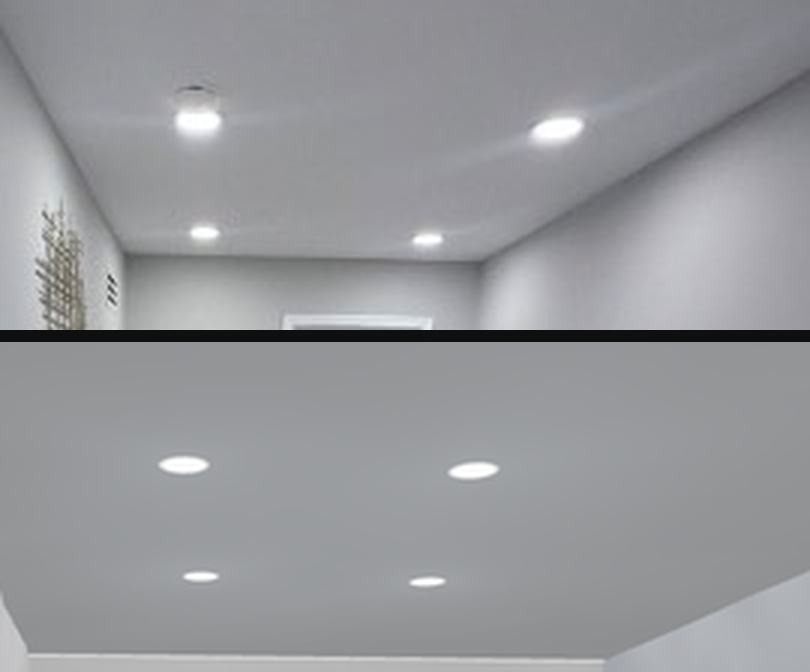
#> input picture scratchpad/hall2/cceil/cmp_stairs.png, 810 x 672 px, given in place of hallway_with_white_runner_rug.jpg, which was not available
$ python fcmp.py cceil/cmp_stairs.png
#> lines starting #> are read from the running program, lines starting #| are printed output that depends on the picture; pictures that were not available may be replaced by others from this repository, and a replacement may not be noted
"""Compare render floor patches with the photographs on the same footing.

The renders are 900x1200, the photos 450x600, so every render patch is ALSO
metered at half scale -- |d1| is resolution-dependent and comparing 900-wide
render grain against a 450-wide photo flatters the render by ~2x.
"""
import sys
import numpy as np
from PIL import Image

P = r"C:\Users\Manuel\Desktop\Pro\3d HA\docs\v2 Hallway-jpg"
S = r"C:\Users\Manuel\Desktop\Pro\3d HA\scratchpad\hall2\shots"


def st(a):
    g = a.astype(float).mean(axis=2)
    return (g.mean(), g.std(), np.abs(np.diff(g, axis=1)).mean(),
            np.abs(np.diff(g, axis=0)).mean(),
            a[:, :, 0].mean(), a[:, :, 1].mean(), a[:, :, 2].mean())


def row(path, box, label, half=False):
#> called with box = (355, 300, 430, 400), label = 'PH runner  E wall', half = False
    im = Image.open(path).convert("RGB").crop(box)
    if half:
        im = im.resize((im.width // 2, im.height // 2), Image.LANCZOS)
    a = np.array(im)
    mu, sd, dx, dy, r, g, b = st(a)
#> mu = 148.6; sd = 54.96; dx = 0.209; dy = 4.16; r = 146.2; g = 148.6; b = 151.1
    print(f"{label:30s} mean={mu:6.1f} sd={sd:5.2f} |d1|x={dx:5.2f} |d1|y={dy:5.2f} "
          f"|d1|/sd={dx/max(sd,1e-6):5.3f}  rgb=({r:.0f},{g:.0f},{b:.0f})")
#| PH runner  E wall              mean= 148.6 sd=54.96 |d1|x= 0.21 |d1|y= 4.16 |d1|/sd=0.004  rgb=(146,149,151)
    return mu


# clean, object-free floor patches -- see ROOM-BRIEF "how to meter honestly"
PHOTO = [
    ("hallway_with_white_runner_rug.jpg", (20, 440, 120, 570), "PH runner  floor nearL"),
    ("hallway_with_white_runner_rug.jpg", (300, 400, 380, 470), "PH runner  floor nearR"),
    ("hallway_looking_towards_stairs.jpg", (40, 480, 150, 590), "PH stairs  floor nearL"),
    ("hallway_looking_towards_stairs.jpg", (160, 410, 240, 465), "PH stairs  floor mid"),
    ("two_closed_white_doors_1.jpg", (150, 400, 300, 500), "PH doors1  alcove floor"),
    ("two_closed_white_doors_1.jpg", (60, 490, 180, 585), "PH doors1  alcove near"),
]
PHOTO_WALL = [
    ("hallway_with_white_runner_rug.jpg", (355, 300, 430, 400), "PH runner  E wall"),
    ("hallway_looking_towards_stairs.jpg", (350, 200, 430, 320), "PH stairs  E wall"),
    ("two_closed_white_doors_1.jpg", (370, 180, 440, 330), "PH doors1  wall right"),
]

REND = [
    ("p_runner", (632, 950, 700, 1080), "RN runner  floor R"),
    ("p_runner", (300, 1040, 342, 1180), "RN runner  floor L"),
    ("p_stairs", (215, 985, 330, 1180), "RN stairs  floor nearL"),
    ("p_stairs", (575, 930, 675, 1090), "RN stairs  floor nearR"),
    ("p_stairs", (405, 815, 560, 868), "RN stairs  floor mid"),
    ("p_doors1", (300, 1010, 700, 1160), "RN doors1  alcove floor"),
]
REND_WALL = [
    ("p_runner", (700, 380, 830, 540), "RN runner  E wall"),
    ("p_stairs", (700, 300, 830, 500), "RN stairs  E wall"),
    ("p_doors1", (620, 300, 800, 700), "RN doors1  wall right"),
]

if __name__ == "__main__":
    tag = sys.argv[1] if len(sys.argv) > 1 else "floor_"
    print("========= PHOTOGRAPHS (450x600 native) =========")
    pw = [row(f"{P}\\{f}", b, l) for (f, b, l) in PHOTO_WALL]
#> call 2 of row, with box = (350, 200, 430, 320), label = 'PH stairs  E wall', half = False
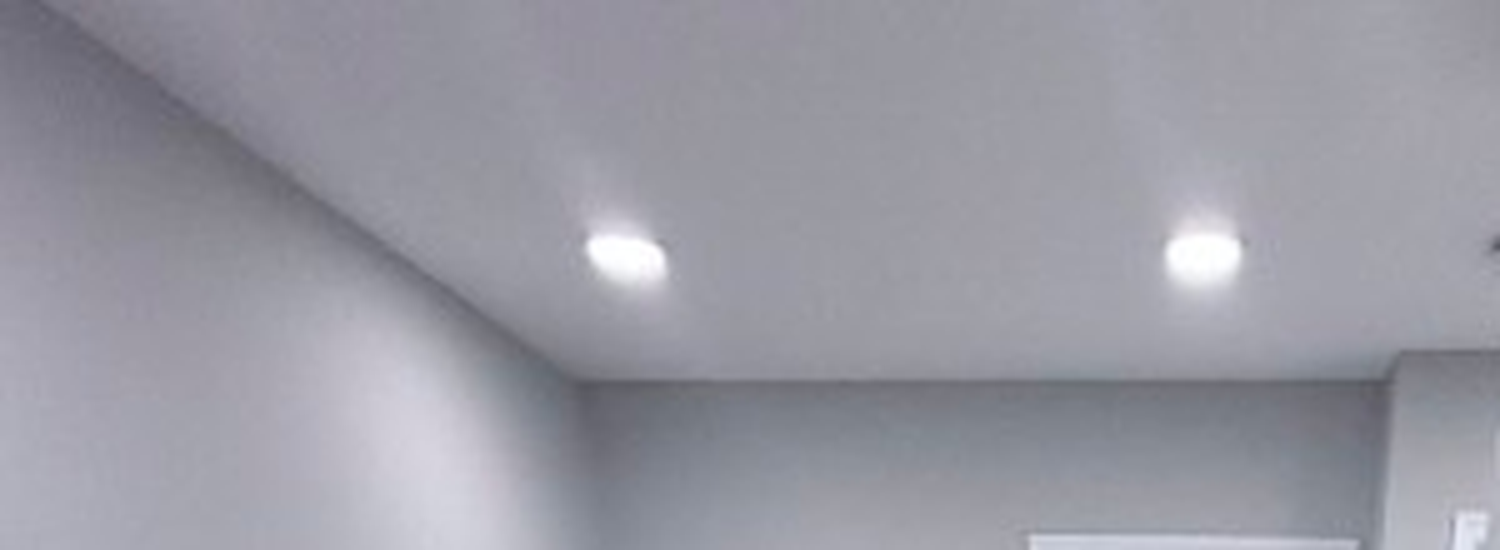
#> input picture scratchpad/hall2/cceil/r5.png, 1500 x 550 px, given in place of hallway_looking_towards_stairs.jpg, which was not available
#> in row (call 2), `mu, sd, dx, dy, r, g, b = st(a)`: mu = 146.8; sd = 16.24; dx = 0.651; dy = 0.891; r = 143.5; b = 153.5
#| PH stairs  E wall              mean= 146.8 sd=16.24 |d1|x= 0.65 |d1|y= 0.89 |d1|/sd=0.040  rgb=(144,143,153)
#> call 3 of row, with box = (370, 180, 440, 330), label = 'PH doors1  wall right', half = False
#> in row (call 3), `im = Image.open(path).convert("RGB").crop(box)`:
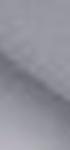
#> im: PIL image 70x150 RGB; mean R, G, B 145.7, 145.6, 155.6
#> in row (call 3), `mu, sd, dx, dy, r, g, b = st(a)`: mu = 149; sd = 15.15; dx = 0.58; dy = 0.781; r = 145.7; g = 145.6; b = 155.6
#| PH doors1  wall right          mean= 149.0 sd=15.15 |d1|x= 0.58 |d1|y= 0.78 |d1|/sd=0.038  rgb=(146,146,156)
#> pw = [148.6, 146.8, 149]
    pf = [row(f"{P}\\{f}", b, l) for (f, b, l) in PHOTO]
#> call 4 of row, with box = (20, 440, 120, 570), label = 'PH runner  floor nearL', half = False
#> in row (call 4), `im = Image.open(path).convert("RGB").crop(box)`:
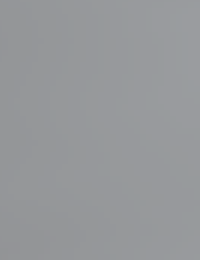
#> im: PIL image 100x130 RGB (shown 2 times larger); mean R, G, B 150.2, 152.3, 154.8
#> in row (call 4), `mu, sd, dx, dy, r, g, b = st(a)`: mu = 152.4; sd = 1.79; dx = 0.0545; dy = 0.0349; r = 150.2; g = 152.3; b = 154.8
#| PH runner  floor nearL         mean= 152.4 sd= 1.79 |d1|x= 0.05 |d1|y= 0.03 |d1|/sd=0.031  rgb=(150,152,155)
#> in row (call 5), `im = Image.open(path).convert("RGB").crop(box)`:
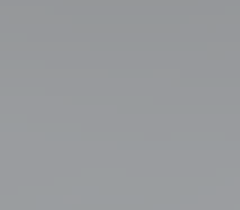
#> im: PIL image 80x70 RGB (shown 3 times larger); mean R, G, B 152.2, 154.5, 157.1
#> in row (call 5), `mu, sd, dx, dy, r, g, b = st(a)`: mu = 154.6; sd = 1.82; dx = 0.0106; dy = 0.0874; r = 152.2; g = 154.5; b = 157.1
#| PH runner  floor nearR         mean= 154.6 sd= 1.82 |d1|x= 0.01 |d1|y= 0.09 |d1|/sd=0.006  rgb=(152,154,157)
#> in row (call 6), `im = Image.open(path).convert("RGB").crop(box)`:
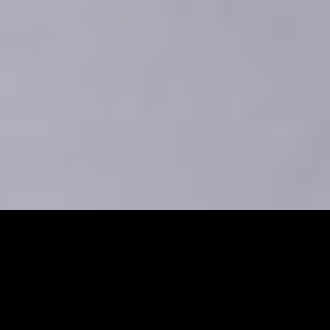
#> im: PIL image 110x110 RGB (shown 3 times larger); mean R, G, B 108.8, 108.8, 116.5
#> in row (call 6), `mu, sd, dx, dy, r, g, b = st(a)`: mu = 111.4; sd = 84.23; dx = 0.082; dy = 1.68; r = 108.8; b = 116.5
#| PH stairs  floor nearL         mean= 111.4 sd=84.23 |d1|x= 0.08 |d1|y= 1.68 |d1|/sd=0.001  rgb=(109,109,116)
#> in row (call 7), `im = Image.open(path).convert("RGB").crop(box)`:
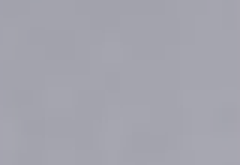
#> im: PIL image 80x55 RGB (shown 3 times larger); mean R, G, B 164, 163.9, 174
#> in row (call 7), `mu, sd, dx, dy, r, g, b = st(a)`: mu = 167.3; sd = 1.24; dx = 0.132; dy = 0.104; r = 164; g = 163.9; b = 174
#| PH stairs  floor mid           mean= 167.3 sd= 1.24 |d1|x= 0.13 |d1|y= 0.10 |d1|/sd=0.107  rgb=(164,164,174)
#| PH doors1  alcove floor        mean= 170.1 sd= 3.59 |d1|x= 0.15 |d1|y= 0.10 |d1|/sd=0.041  rgb=(167,166,177)
#> in row (call 9), `im = Image.open(path).convert("RGB").crop(box)`:
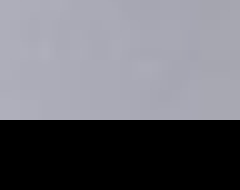
#> im: PIL image 120x95 RGB (shown 2 times larger); mean R, G, B 107.1, 107.1, 114.4
#> in row (call 9), `mu, sd, dx, dy, r, g, b = st(a)`: mu = 109.5; sd = 83.68; dx = 0.0771; dy = 1.91; r = 107.1; b = 114.4
#| PH doors1  alcove near         mean= 109.5 sd=83.68 |d1|x= 0.08 |d1|y= 1.91 |d1|/sd=0.001  rgb=(107,107,114)
#> pf = [152.4, 154.6, 111.4, 167.3, 170.1, 109.5]
    print(f"  photo floor/wall: runner {pf[0]/pw[0]:.3f} {pf[1]/pw[0]:.3f}  "
          f"stairs {pf[2]/pw[1]:.3f} {pf[3]/pw[1]:.3f}  doors1 {pf[4]/pw[2]:.3f} {pf[5]/pw[2]:.3f}")
#|   photo floor/wall: runner 1.025 1.040  stairs 0.759 1.139  doors1 1.142 0.735
    print()
    print(f"========= RENDER  {tag}  (downsampled to 450x600) =========")
#> (the run stopped early here; a loop or call above may not have finished)
